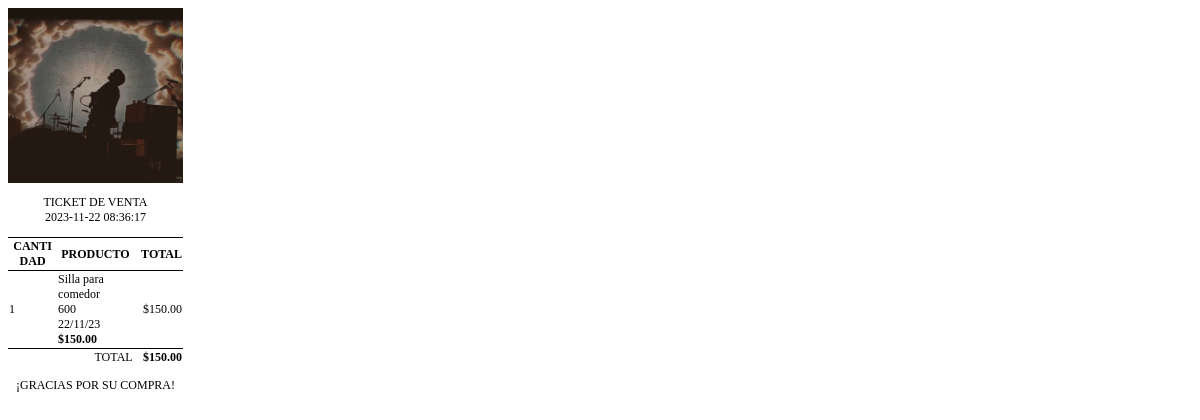
/imprimirTicket.php?id=6, run on the app's committed database.
### tables this page shows
CREATE TABLE `tbl_pedidos` (
  `id` bigint(20) UNSIGNED NOT NULL,
  `fecha` datetime NOT NULL,
  `total` decimal(7,2) NOT NULL
);

CREATE TABLE `tbl_productosvendidos` (
  `id` bigint(20) UNSIGNED NOT NULL,
  `id_producto` bigint(20) UNSIGNED NOT NULL,
  `cantidad` bigint(20) UNSIGNED NOT NULL,
  `id_venta` bigint(20) UNSIGNED NOT NULL
);

CREATE TABLE `tbl_productos` (
  `id` bigint(20) UNSIGNED NOT NULL,
  `codigo` varchar(255) NOT NULL,
  `nombrep` varchar(255) NOT NULL,
  `descr` varchar(100) NOT NULL,
  `preciou` int(10) NOT NULL,
  `stockd` varchar(100) NOT NULL,
  `unidadm` varchar(255) NOT NULL,
  `fechai` varchar(100) NOT NULL,
  `marca` varchar(255) NOT NULL,
  `precioVenta` decimal(5,2) NOT NULL,
  `precioCompra` decimal(5,2) NOT NULL,
  `existencia` decimal(5,2) NOT NULL
);

### imprimirTicket.php (the view, shortened to what this page needs)
<?php
$id = $_GET["id"];
include_once "base_de_datos.php";
$sentencia = $base_de_datos->prepare("SELECT id, fecha, total FROM tbl_pedidos WHERE id = ?");
$sentencia->execute([$id]);
$venta = $sentencia->fetchObject();
$sentenciaProductos = $base_de_datos->prepare("SELECT p.codigo, p.nombrep, p.descr, p.preciou, p.stockd, p.unidadm, p.fechai, p.marca, p.precioVenta, pv.cantidad
FROM tbl_productos p
INNER JOIN
tbl_productosvendidos pv
ON p.id = pv.id_producto
WHERE pv.id_venta = ?");
$sentenciaProductos->execute([$id]);
$productos = $sentenciaProductos->fetchAll();
?>
<body>
    <div class="ticket">
        <img src="./sis.jfif" alt="Logotipo">
        <p class="centrado">TICKET DE VENTA
            <br><?php echo $venta->fecha; ?>
        </p>
        <table>
            <thead>
                <tr>
                    <th class="cantidad">CANTIDAD</th>
                    <th class="producto">PRODUCTO</th>
                    <th class="precio">TOTAL</th>
                </tr>
            </thead>
            <tbody>
                <?php
                $total = 0;
                foreach ($productos as $producto) {
                    $subtotal = $producto->precioVenta * $producto->cantidad;
                    $total += $subtotal;
                ?>
                    <tr>
                        <td class="cantidad"><?php echo $producto->cantidad;  ?></td>
                        <td class="producto"><?php echo $producto->descr. "<br>" .$producto->stockd. "<br>"  . $producto->fechai;  ?> <strong>$<?php echo number_format($producto->precioVenta, 2) ?></strong></td>
                        <td class="precio">$<?php echo number_format($subtotal, 2)  ?></td>
                    </tr>
                <?php } ?>
                <tr>
                    <td colspan="2" style="text-align: right;">TOTAL</td>
                    <td class="precio">
                        <strong>$<?php echo number_format($total, 2) ?></strong>
                    </td>
                </tr>
            </tbody>
        </table>
        <p class="centrado">¡GRACIAS POR SU COMPRA!
        </p>
    </div>
</body>

### imprimirTicket.php (style rules this page uses)
* { font-size: 12px; font-family: 'Times New Roman'; }
td, th, tr, table { border-top: 1px solid black; border-collapse: collapse; }
td.producto, th.producto { width: 75px; max-width: 75px; }
td.cantidad, th.cantidad { width: 50px; max-width: 50px; word-break: break-all; }
td.precio, th.precio { width: 50px; max-width: 50px; word-break: break-all; text-align: right; }
.centrado { text-align: center; align-content: center; }
.ticket { width: 175px; max-width: 175px; }
img { max-width: inherit; width: inherit; }

### data on the page
tbl_pedidos: fecha "2023-11-22 08:36:17"
tbl_productosvendidos: cantidad "1", id_producto.descr "Silla para comedor", id_producto.stockd "600", id_producto.fechai "22/11/23", id_producto.precioVenta "150.00"

### other printed values
$total "150.00"
